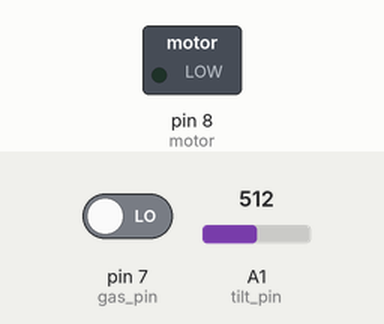
Recording of a sketch running on a simulated Arduino Mega 2560, built for the host (arithmetic inside an expression is 32-bit, double 64-bit). Parts: switched loads named in the sketch (green lamp = pin HIGH). The test bench sets the inputs (shaded band); at power-on: pin 7 (gas_pin) LOW, A1 (tilt_pin) = 512. WiFi joins after 1.5 s; servers stay silent unless stated.

Above: at 0.1 s.
At 1.9 s:
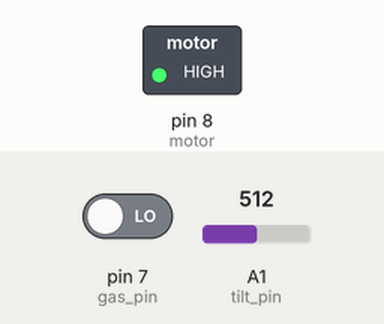
Timing chart, 0 to 3.4 s (numbered marks = the images above):
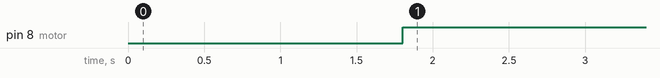

Measured:
- by itself, pin 8 (motor): LOW → HIGH at 1.8 s

The sketch:

Accidentdetection.ino
```cpp
/*************************************************************

/* Comment this out to disable prints and save space */
#define BLYNK_PRINT DebugSerial


// You could use a spare Hardware Serial on boards that have it (like Mega)
#include <SoftwareSerial.h>
SoftwareSerial DebugSerial(2, 3); // RX, TX

#include <BlynkSimpleStream.h>
int gas_pin=7;
int tilt_pin=A1;
int motor=8;

// You should get Auth Token in the Blynk App.
// Go to the Project Settings (nut icon).
//char auth[] = "H2ajExldKt1umhBDhToljgeQePp_ojem";
char auth[]="dM8segwoDyAoHHlbI2w2rizWVGs6Q-2X";

void setup()
{
  // Debug console
  DebugSerial.begin(9600);
  pinMode(motor,OUTPUT);
  // Blynk will work through Serial
  // Do not read or write this serial manually in your sketch
  Serial.begin(9600);
  Blynk.begin(Serial, auth);

}

void loop()
{
  Blynk.run();
  tilt();
  alcohol();
}

void alcohol(){
  if(digitalRead(gas_pin)){
    digitalWrite(motor,LOW);
  }else{
    digitalWrite(motor,HIGH);
  }
}

void tilt(){
  int val=analogRead(tilt_pin);
  //Serial.println(val);
  Blynk.virtualWrite(V9,val);
  if(val<339){
    //digitalWrite();
    Blynk.virtualWrite(V10,"happen");
  }else{
    Blynk.virtualWrite(V10,".....");
  }
}
```
